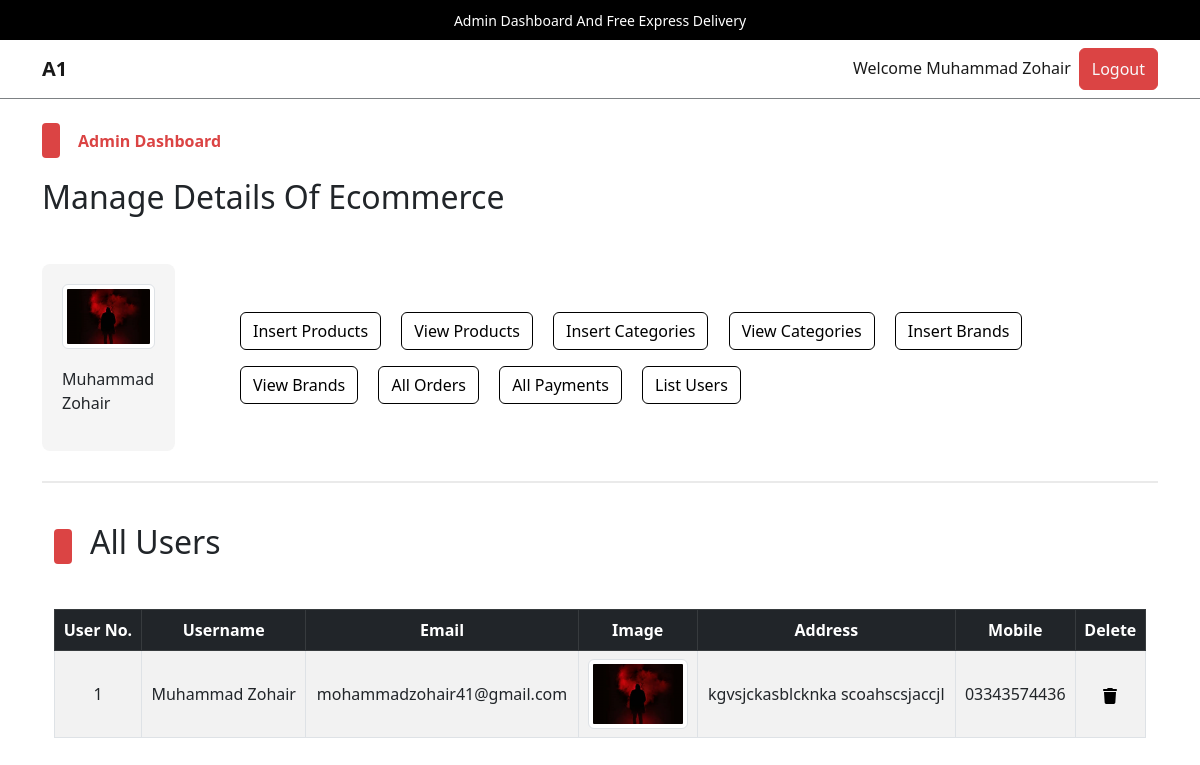
/admin/index.php?list_users (signed in), run on the app's committed database.
### tables this page shows
CREATE TABLE `admin_table` (
  `admin_id` int(11) NOT NULL,
  `admin_name` varchar(100) NOT NULL,
  `admin_email` varchar(200) NOT NULL,
  `admin_image` varchar(255) NOT NULL,
  `admin_password` varchar(255) NOT NULL
);

CREATE TABLE `user_table` (
  `user_id` int(11) NOT NULL,
  `username` varchar(100) NOT NULL,
  `user_email` varchar(100) NOT NULL,
  `user_password` varchar(255) NOT NULL,
  `user_image` varchar(255) NOT NULL,
  `user_ip` varchar(100) NOT NULL,
  `user_address` varchar(255) NOT NULL,
  `user_mobile` varchar(20) NOT NULL
);

### admin/list_users.php (the view, shortened to what this page needs)
<!DOCTYPE html>
<html lang="en">
<head>
</head>
<body>
    <div class="container">
        <div class="categ-header">
            <div class="sub-title">
                <span class="shape"></span>
                <h2>All Users</h2>
            </div>
        </div>
        <div class="table-data">
            <table class="table table-bordered table-hover table-striped text-center">
                <thead class="table-dark">
                    <?php
                    $get_user_query = "SELECT * FROM `user_table`";
                    $get_user_result = mysqli_query($con, $get_user_query);
                    $row_count = mysqli_num_rows($get_user_result);
                    if($row_count!=0){
                        echo "
                        <tr>
                        <th>User No.</th>
                        <th>Username</th>
                        <th>Email</th>
                        <th>Image</th>
                        <th>Address</th>
                        <th>Mobile</th>
                        <th>Delete</th>
                    </tr>
                    ";
                    }
                    ?>
                </thead>
                <tbody>
                    <?php
                    if ($row_count == 0) {
                        echo "<h2 class='text-center text-light p-2 bg-dark'>No users yet</h2>";
                    } else {
                        $id_number = 1;
                        while ($row_fetch_users = mysqli_fetch_array($get_user_result)) {
                            $user_id = $row_fetch_users['user_id'];
                            $username = $row_fetch_users['username'];
                            $user_email = $row_fetch_users['user_email'];
                            $user_image = $row_fetch_users['user_image'];
                            $user_address = $row_fetch_users['user_address'];
                            $user_mobile = $row_fetch_users['user_mobile'];
                            echo "
                            <tr>
                            <td>$id_number</td>
                            <td>$username</td>
                            <td>$user_email</td>
                            <td>
                                <img src='../users_area/user_images/$user_image' alt='$username photo' class='img-thumbnail' width='100px'/>
                            </td>
                            <td>$user_address</td>
                            <td>$user_mobile</td>
                            <td>
                                <a href='index.php?delete_user=$user_id' data-bs-toggle='modal' data-bs-target='#deleteModal_$user_id'>
                                </a>
                                <div class='modal fade' id='deleteModal_$user_id' tabindex='-1' aria-labelledby='deleteModal_$user_id.Label' aria-hidden='true'>
                                                            <a class='text-light' href='index.php?delete_payment=$user_id'>
                                                                Delete <strong>$username</strong>
                                                            </a>
                                </div>
                            </td>
                        </tr>
                            ";
                            $id_number++;
                        }
                    }
                    ?>
                </tbody>
            </table>
        </div>
    </div>
</body>
</html>

### admin/index.php (shortened to what this page needs)
<?php
    include('../functions/common_functions.php');
    if(isset($_SESSION['admin_username'])){
        $admin_name = $_SESSION['admin_username'];
        $get_admin_data = "SELECT * FROM `admin_table` WHERE admin_name = '$admin_name'";
        $get_admin_result = mysqli_query($con,$get_admin_data);
        $row_fetch_admin_data = mysqli_fetch_array($get_admin_result);
        $admin_name = $row_fetch_admin_data['admin_name'];
        $admin_image = $row_fetch_admin_data['admin_image'];
    }else{
        echo "<script>window.open('./admin_login.php','_self');</script>";
    }
?>
<!DOCTYPE html>
<html lang="en">
<head>
    <link rel="stylesheet" href="../assets/css/bootstrap.css" />
    <link rel="stylesheet" href="../assets/css/main.css" />
</head>
<body>
    <div class="upper-nav primary-bg p-2 px-3 text-center text-break">
        <span>Admin Dashboard And Free Express Delivery</span>
    </div>
    <nav class="navbar navbar-expand-lg navbar-light bg-light">
        <div class="container">
            <a class="navbar-brand fw-bold" href="index.php">A1</a>
            <div class="collapse navbar-collapse" id="navbarSupportedContentad">
                <ul class="navbar-nav ms-auto mb-2 mb-lg-0">
                    <li class="nav-item">
                        <a class="nav-link active" aria-current="page" href="#">Welcome <?php echo $admin_name;?></a>
                    </li>
                    <li class="nav-item">
                    <button class="btn btn-primary p-0 px-1">
                            <a href="./admin_logout.php" class="nav-link text-light">Logout</a>
                        </button>
                    </li>
                </ul>
            </div>
        </div>
    </nav>
    <div class="control">
        <div class="container pt-4 pb-0">
            <div class="categ-header">
                <div class="sub-title">
                    <span class="shape"></span>
                    <span class="title">Admin Dashboard</span>
                </div>
                <h2>Manage Details Of Ecommerce</h2>
            </div>
            <div class="row align-items-center">
                <div class="col-md-2">
                    <div class="admin-image">
                        <a href="./index.php"><img src="./admin_images/<?php echo $admin_image;?>" class="img-thumbnail" alt="Admin Photo"></a>
                        <p><?php echo $admin_name;?></p>
                    </div>
                </div>
                <div class="col-md-10">
                    <div class="buttons">
                        <button class="btn btn-outline-primary m-2">
                            <a href="./insert_product.php" class="nav-link">Insert Products</a>
                        </button>
                        <button class="btn btn-outline-primary m-2">
                            <a href="index.php?view_products" class="nav-link">View Products</a>
                        </button>
                        <button class="btn btn-outline-primary m-2">
                            <a href="index.php?insert_category" class="nav-link">Insert Categories</a>
                        </button>
                        <button class="btn btn-outline-primary m-2">
                            <a href="index.php?view_categories" class="nav-link">View Categories</a>
                        </button>
                        <button class="btn btn-outline-primary m-2">
                            <a href="index.php?insert_brand" class="nav-link">Insert Brands</a>
                        </button>
                        <button class="btn btn-outline-primary m-2">
                            <a href="index.php?view_brands" class="nav-link">View Brands</a>
                        </button>
                        <button class="btn btn-outline-primary m-2">
                            <a href="index.php?list_orders" class="nav-link">All Orders</a>
                        </button>
                        <button class="btn btn-outline-primary m-2">
                            <a href="index.php?list_payments" class="nav-link">All Payments</a>
                        </button>
                        <button class="btn btn-outline-primary m-2">
                            <a href="index.php?list_users" class="nav-link">List Users</a>
                        </button>
                    </div>
                </div>
            </div>
        </div>
    </div>
    <div class="container">
        <div class="divider"></div>
    </div>
    <div class="change-page">
        <div class="container">
            <?php
            if(isset($_GET['list_users'])){
                include('./list_users.php');
            }
            ?>
        </div>
    </div>
</body>
</html>

### assets/css/main.css (style rules this page uses)
* { -webkit-box-sizing: border-box; -moz-box-sizing: border-box; box-sizing: border-box; margin: 0; padding: 0; }
html { scroll-behavior: smooth; }
a { text-decoration: none; color: #000000; cursor: pointer; }
button, input[type="submit"] { cursor: pointer; }
ul { list-style: none; }
.primary-bg { background-color: #000; }
.divider { background-color: #eaeaea; height: 1.5px; width: 100%; margin-top: 30px; margin-bottom: 40px; }
.container .categ-header { display: flex; flex-direction: column; gap: 20px; margin-bottom: 40px; }
.container .categ-header .sub-title { display: flex; flex-direction: row; gap: 18px; align-items: center; }
.container .categ-header .sub-title span:nth-of-type(1) { width: 18px; height: 35px; background-color: #DB4444; border-radius: 4px; -webkit-border-radius: 4px; -moz-border-radius: 4px; -ms-border-radius: 4px; -o-border-radius: 4px; }
.shape { display: inline-block; width: 18px; height: 35px; background-color: #DB4444; border-radius: 4px; -webkit-border-radius: 4px; -moz-border-radius: 4px; -ms-border-radius: 4px; -o-border-radius: 4px; }
.container .categ-header .sub-title span:nth-of-type(2) { color: #DB4444; font-weight: bold; }
.upper-nav span { color: #ffffff; font-size: 14px; }
.bg-light { background-color: #ffffff !important; border-bottom: 1px solid #7D8184; }
.control .container .row .admin-image { width: 80%; background-color: #F5F5F5; padding: 20px; display: flex; flex-direction: column; gap:18px; align-items: center; border-radius: 8px; -webkit-border-radius: 8px; -moz-border-radius: 8px; -ms-border-radius: 8px; -o-border-radius: 8px; }
.control .container .row .admin-image img { width: 100%; }
.control .container .row .buttons a.nav-link { transition: 0s; -webkit-transition: 0s; -moz-transition: 0s; -ms-transition: 0s; -o-transition: 0s; }
td { vertical-align: middle; }

### data on the page
admin_table: admin_name "Muhammad Zohair", admin_image (picture)
user_table: username "Muhammad Zohair", user_email "mohammadzohair41@gmail.com", user_image (picture), user_address "kgvsjckasblcknka scoahscsjaccjl", user_mobile "03343574436"
